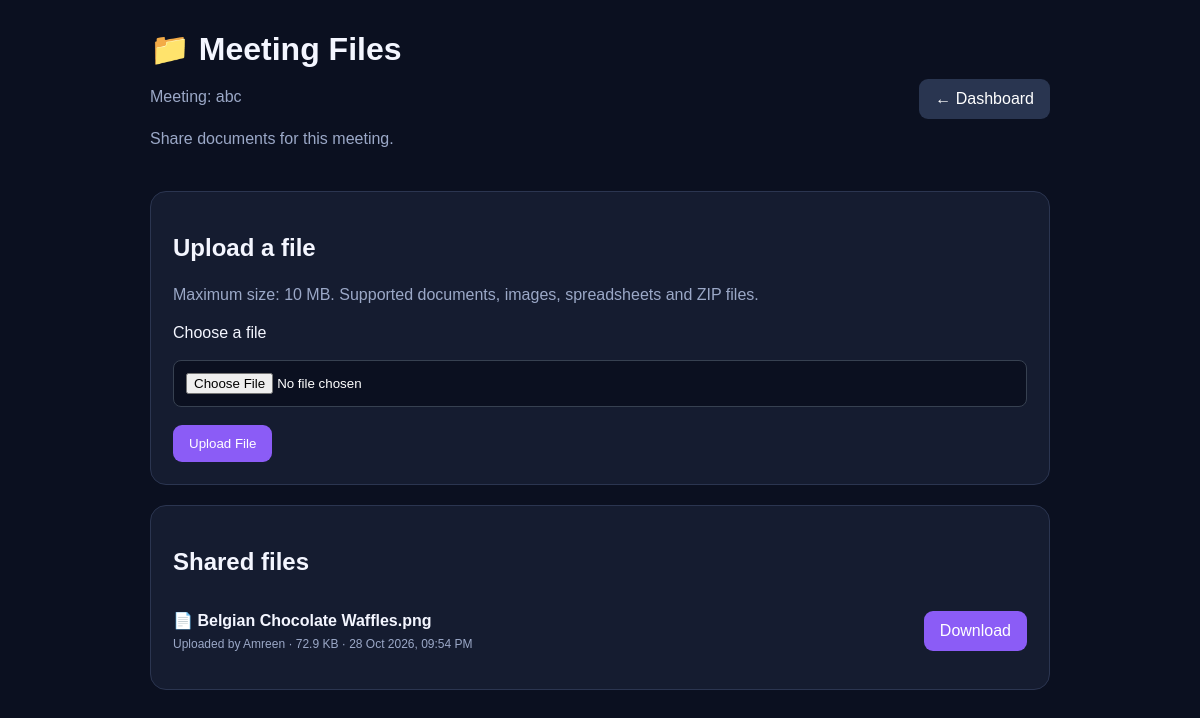
The page /files/meeting/1/ (signed in) on the database its author committed.
### meetings/models.py (models this page shows, shortened)
class Meeting(models.Model):
    title = models.CharField(max_length=150)
    room_code = models.UUIDField(
        default=uuid.uuid4,
        unique=True,
        editable=False,
    )
    host = models.ForeignKey(
        settings.AUTH_USER_MODEL,
        on_delete=models.CASCADE,
        related_name="hosted_meetings",
    )
    participants = models.ManyToManyField(
        settings.AUTH_USER_MODEL,
        blank=True,
        related_name="joined_meetings",
    )
    created_at = models.DateTimeField(auto_now_add=True)
    is_active = models.BooleanField(default=True)
    scheduled_start = models.DateTimeField(
        null=True,
        blank=True,
    )
    scheduled_end = models.DateTimeField(
        null=True,
        blank=True,
    )

### file_sharing/models.py (models this page shows, shortened)
class SharedFile(models.Model):
    meeting = models.ForeignKey(
        "meetings.Meeting",
        on_delete=models.CASCADE,
        related_name="shared_files",
        null=True,
        blank=True,
    )
    uploaded_by = models.ForeignKey(
        settings.AUTH_USER_MODEL,
        on_delete=models.CASCADE,
        related_name="shared_files",
    )
    file = models.FileField(upload_to=shared_file_upload_path)
    original_name = models.CharField(max_length=255)
    file_size = models.PositiveBigIntegerField(default=0)
    uploaded_at = models.DateTimeField(auto_now_add=True)
    class Meta:
        ordering = ["-uploaded_at"]

### file_sharing/views.py (the view)
@login_required
def file_list(request, meeting_id):
    meeting = get_accessible_meeting(meeting_id, request.user)
    files = (
        SharedFile.objects
        .filter(meeting=meeting)
        .select_related("uploaded_by")
    )
    return render(
        request,
        "file_sharing/file_list.html",
        {
            "meeting": meeting,
            "files": files,
            "form": SharedFileForm(),
        },
    )

### file_sharing/forms.py (shortened to what this page needs)
class SharedFileForm(forms.ModelForm):
    class Meta:
        model = SharedFile
        fields = ["file"]

### file_sharing/views.py (called while the page is built)
def get_accessible_meeting(meeting_id, user):
    meeting = get_object_or_404(
        Meeting,
        pk=meeting_id,
        is_active=True,
    )
    is_member = (
        meeting.host_id == user.id
        or meeting.participants.filter(pk=user.pk).exists()
    )
    if not is_member:
        raise Http404("Meeting not found.")
    return meeting

### templates/file_sharing/file_list.html (shortened to what this page needs)
<!DOCTYPE html>
<html lang="en">
<head>
</head>
<body>
<div class="container">
    <header class="header">
        <div>
            <h1>📁 Meeting Files</h1>
            <p class="muted">
                Meeting: {{ meeting.title }}
            </p>
            <p class="muted">
                Share documents for this meeting.
            </p>
        </div>
        <a class="button secondary" href="{% url 'dashboard' %}">
            ← Dashboard
        </a>
    </header>
    <section class="card">
        <h2>Upload a file</h2>
        <p class="muted">Maximum size: 10 MB. Supported documents, images, spreadsheets and ZIP files.</p>
        <form method="post"
              action="{% url 'file_sharing:upload_file' meeting.id %}"
              enctype="multipart/form-data">
            <label for="{{ form.file.id_for_label }}">Choose a file</label>
            {{ form.file }}
            <button type="submit">Upload File</button>
        </form>
    </section>
    <section class="card">
        <h2>Shared files</h2>
        {% for shared_file in files %}
            <div class="file-row">
                <div>
                    <div class="file-name">
                        📄 {{ shared_file.original_name }}
                    </div>
                    <div class="file-meta">
                        Uploaded by {{ shared_file.uploaded_by.username }}
                        · {{ shared_file.file_size|filesizeformat }}
                        · {{ shared_file.uploaded_at|date:"d M Y, h:i A" }}
                    </div>
                </div>
                <a class="button"
                   href="{% url 'file_sharing:download_file' meeting.id shared_file.id %}">
                    Download
                </a>
            </div>
        {% empty %}
            <p class="muted">No files have been shared in this meeting yet.</p>
        {% endfor %}
    </section>
</div>
</body>
</html>

### templates/file_sharing/file_list.html (style rules this page uses)
* { box-sizing: border-box; }
body { margin: 0; padding: 30px 16px; font-family: Arial, sans-serif; background: #0b1020; color: #f4f6ff; }
.container { max-width: 900px; margin: auto; }
.header { display: flex; justify-content: space-between; align-items: center; gap: 12px; flex-wrap: wrap; margin-bottom: 24px; }
h1 { margin: 0 0 8px; }
.muted { color: #9ba8c7; line-height: 1.6; }
.card { padding: 22px; margin-bottom: 20px; background: #151c30; border: 1px solid #2b3550; border-radius: 16px; }
input[type="file"] { display: block; width: 100%; margin: 18px 0; padding: 12px; color: white; background: #0b1020; border: 1px solid #374151; border-radius: 8px; }
button, .button { display: inline-block; padding: 11px 16px; border: 0; border-radius: 9px; color: white; background: #8b5cf6; text-decoration: none; cursor: pointer; }
.secondary { background: #293550; }
.file-row { display: flex; justify-content: space-between; align-items: center; flex-wrap: wrap; gap: 16px; padding: 16px 0; border-bottom: 1px solid #2b3550; }
.file-row:last-child { border-bottom: 0; }
.file-name { overflow-wrap: anywhere; font-weight: bold; }
.file-meta { color: #9ba8c7; font-size: 12px; margin-top: 7px; }

### rows shown on the page
Meeting: title "abc"
SharedFile: original_name "Belgian Chocolate Waffles.png", uploaded_by.username "Amreen", file_size|filesizeformat "72.9 KB", uploaded_at "28 Oct 2026, 09:54 PM"
